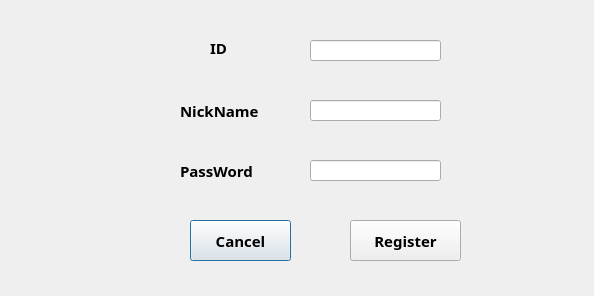
<?xml version="1.0" encoding="UTF-8"?>
<ui version="4.0">
 <class>Register</class>
 <widget class="QDialog" name="Register">
  <property name="geometry">
   <rect>
    <x>0</x>
    <y>0</y>
    <width>594</width>
    <height>296</height>
   </rect>
  </property>
  <property name="font">
   <font>
    <family>新蒂黑板报底字</family>
    <pointsize>11</pointsize>
    <weight>75</weight>
    <bold>true</bold>
   </font>
  </property>
  <property name="windowTitle">
   <string>Register</string>
  </property>
  <property name="windowIcon">
   <iconset resource="img.qrc">
    <normaloff>:/getheadimg.jpg</normaloff>:/getheadimg.jpg</iconset>
  </property>
  <property name="toolTipDuration">
   <number>-1</number>
  </property>
  <property name="styleSheet">
   <string notr="true">image: url(:/registerbackground.png);</string>
  </property>
  <widget class="QPushButton" name="pushButton">
   <property name="geometry">
    <rect>
     <x>190</x>
     <y>220</y>
     <width>101</width>
     <height>41</height>
    </rect>
   </property>
   <property name="font">
    <font>
     <family>新蒂黑板报底字</family>
     <pointsize>11</pointsize>
     <weight>75</weight>
     <bold>true</bold>
    </font>
   </property>
   <property name="text">
    <string>Cancel</string>
   </property>
  </widget>
  <widget class="QPushButton" name="pushButton_2">
   <property name="geometry">
    <rect>
     <x>350</x>
     <y>220</y>
     <width>111</width>
     <height>41</height>
    </rect>
   </property>
   <property name="font">
    <font>
     <family>新蒂黑板报底字</family>
     <pointsize>11</pointsize>
     <weight>75</weight>
     <bold>true</bold>
    </font>
   </property>
   <property name="text">
    <string>Register</string>
   </property>
  </widget>
  <widget class="QLineEdit" name="lineEdit">
   <property name="geometry">
    <rect>
     <x>310</x>
     <y>40</y>
     <width>131</width>
     <height>21</height>
    </rect>
   </property>
   <property name="font">
    <font>
     <family>华康少女文字W5(P)</family>
    </font>
   </property>
  </widget>
  <widget class="QLineEdit" name="lineEdit_2">
   <property name="geometry">
    <rect>
     <x>310</x>
     <y>100</y>
     <width>131</width>
     <height>21</height>
    </rect>
   </property>
   <property name="font">
    <font>
     <family>华康少女文字W5(P)</family>
    </font>
   </property>
  </widget>
  <widget class="QLineEdit" name="lineEdit_3">
   <property name="geometry">
    <rect>
     <x>310</x>
     <y>160</y>
     <width>131</width>
     <height>21</height>
    </rect>
   </property>
   <property name="font">
    <font>
     <family>华康少女文字W5(P)</family>
    </font>
   </property>
   <property name="echoMode">
    <enum>QLineEdit::Password</enum>
   </property>
  </widget>
  <widget class="QLabel" name="label">
   <property name="geometry">
    <rect>
     <x>180</x>
     <y>160</y>
     <width>101</width>
     <height>21</height>
    </rect>
   </property>
   <property name="font">
    <font>
     <family>新蒂黑板报底字</family>
     <pointsize>11</pointsize>
     <weight>75</weight>
     <bold>true</bold>
    </font>
   </property>
   <property name="text">
    <string>PassWord</string>
   </property>
  </widget>
  <widget class="QLabel" name="label_2">
   <property name="geometry">
    <rect>
     <x>180</x>
     <y>100</y>
     <width>91</width>
     <height>21</height>
    </rect>
   </property>
   <property name="font">
    <font>
     <family>新蒂黑板报底字</family>
     <pointsize>11</pointsize>
     <weight>75</weight>
     <bold>true</bold>
    </font>
   </property>
   <property name="text">
    <string>NickName</string>
   </property>
  </widget>
  <widget class="QLabel" name="label_3">
   <property name="geometry">
    <rect>
     <x>210</x>
     <y>40</y>
     <width>71</width>
     <height>16</height>
    </rect>
   </property>
   <property name="font">
    <font>
     <family>新蒂黑板报底字</family>
     <pointsize>11</pointsize>
     <weight>75</weight>
     <bold>true</bold>
    </font>
   </property>
   <property name="text">
    <string>ID</string>
   </property>
  </widget>
 </widget>
 <resources>
  <include location="img.qrc"/>
 </resources>
 <connections/>
</ui>
